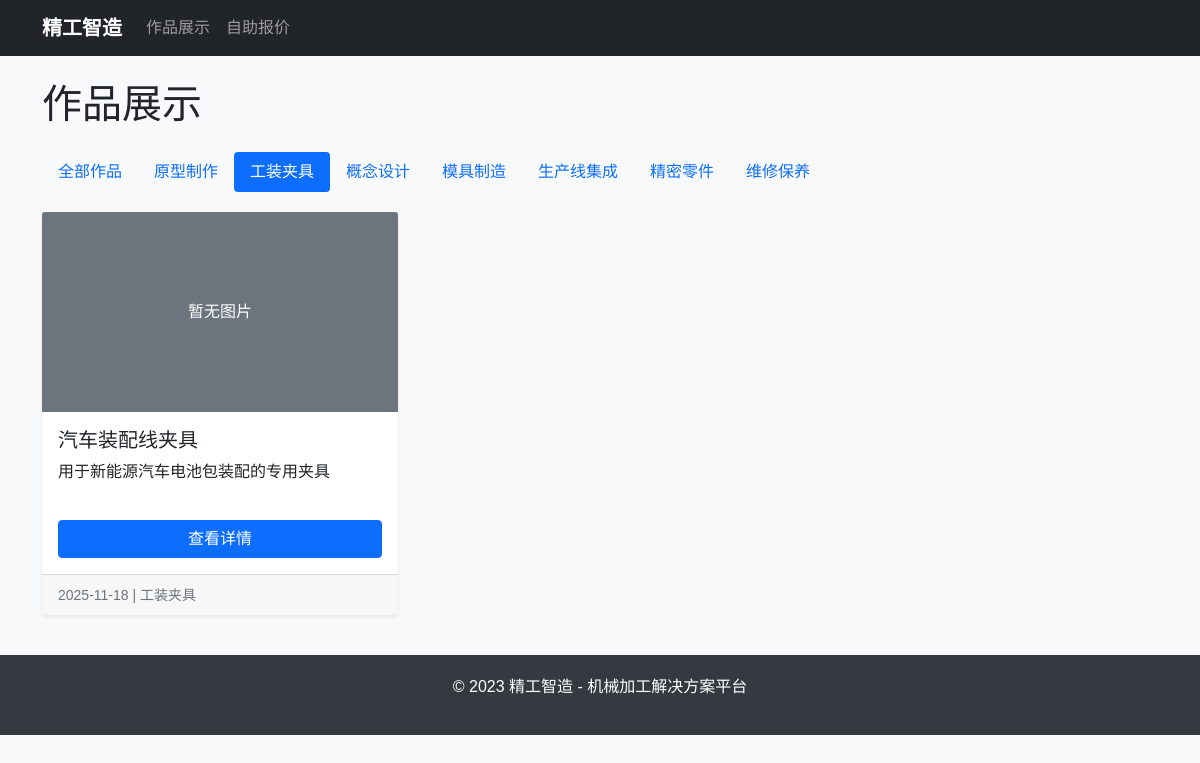
The app's page /gallery/category/fixture/ with its own data.
### gallery/models.py (models this page shows, shortened)
class Category(models.Model):
    name = models.CharField(max_length=100, unique=True, verbose_name='分类名称')
    slug = models.SlugField(max_length=100, blank=True, verbose_name='URL标识')
    description = models.TextField(blank=True, verbose_name='分类描述')
    created_at = models.DateTimeField(auto_now_add=True, verbose_name='创建时间')
    class Meta:
        verbose_name = '作品分类'
        verbose_name_plural = '作品分类'
        ordering = ['name']

class Work(models.Model):
    WORK_CATEGORIES = [
        ('precise_part', '精密零件'),
        ('fixture', '工装夹具'),
        ('production_line', '生产线集成'),
        ('concept_design', '概念设计'),
    ]
    title = models.CharField(max_length=200, verbose_name='作品标题')
    description = models.TextField(verbose_name='作品描述')
    category = models.ForeignKey(Category, on_delete=models.CASCADE, verbose_name='分类')
    image = models.ImageField(upload_to='works/images/', blank=True, verbose_name='展示图片')
    project_background = models.TextField(verbose_name='项目背景')
    model_file = models.FileField(upload_to='works/models/', blank=True, verbose_name='3D模型文件')
    process_difficulties = models.TextField(verbose_name='加工难点与解决方案')
    equipment_used = models.TextField(verbose_name='使用设备')
    materials = models.TextField(verbose_name='材料')
    process_techniques = models.TextField(verbose_name='工艺')
    project_duration = models.CharField(max_length=100, verbose_name='项目周期')
    video_url = models.URLField(blank=True, verbose_name='视频链接')
    is_featured = models.BooleanField(default=False, verbose_name='推荐作品')
    created_at = models.DateTimeField(auto_now_add=True, verbose_name='创建时间')
    updated_at = models.DateTimeField(auto_now=True, verbose_name='更新时间')
    class Meta:
        verbose_name = '作品'
        verbose_name_plural = '作品'
        ordering = ['-created_at']

### gallery/views.py (the view)
# urls.py: path('', views.work_list, name='work_list'),
def work_list(request, category_slug=None):
    category = None
    works = Work.objects.all()
    categories = Category.objects.all()
    if category_slug:
        category = get_object_or_404(Category, slug=category_slug)
        works = works.filter(category=category)
    paginator = Paginator(works, 9)  # 每页显示9个作品
    page_number = request.GET.get('page')
    page_obj = paginator.get_page(page_number)
    context = {
        'page_obj': page_obj,
        'categories': categories,
        'current_category': category,
    }
    return render(request, 'gallery/work_list.html', context)

### templates/gallery/work_list.html (shortened to what this page needs)
{% extends 'base.html' %}
{% block content %}
<div class="row">
    <div class="col-12">
        <h1 class="mb-4">作品展示</h1>
    </div>
</div>
<div class="row category-nav">
    <div class="col-12">
        <ul class="nav nav-pills">
            <li class="nav-item">
                <a class="nav-link {% if not current_category %}active{% endif %}" href="{% url 'gallery:work_list' %}">全部作品</a>
            </li>
            {% for category in categories %}
            {% if category.slug %}
            <li class="nav-item">
                <a class="nav-link {% if current_category and current_category.id == category.id %}active{% endif %}"
                   href="{% url 'gallery:work_list_by_category' category.slug %}">
                    {{ category.name }}
                </a>
            </li>
            {% endif %}
            {% endfor %}
        </ul>
    </div>
</div>
<div class="row">
    {% for work in page_obj %}
    <div class="col-md-4 col-sm-6">
        <div class="card h-100">
            {% if work.image %}
            <img src="{{ work.image.url }}" class="card-img-top work-image" alt="{{ work.title }}">
            {% else %}
            <div class="card-img-top work-image bg-secondary d-flex align-items-center justify-content-center text-white">
                暂无图片
            </div>
            {% endif %}
            <div class="card-body d-flex flex-column">
                <h5 class="card-title">{{ work.title }}</h5>
                <p class="card-text flex-grow-1">{{ work.description|truncatewords:20 }}</p>
                <a href="{% url 'gallery:work_detail' work.id %}" class="btn btn-primary mt-auto">查看详情</a>
            </div>
            <div class="card-footer">
                <small class="text-muted">{{ work.created_at|date:"Y-m-d" }} | {{ work.category.name }}</small>
            </div>
        </div>
    </div>
    {% empty %}
    <div class="col-12">
        <div class="alert alert-info">
            暂无作品展示。
        </div>
    </div>
    {% endfor %}
</div>
{% endblock %}

### templates/base.html (style rules this page uses)
body { font-family: 'Microsoft YaHei', sans-serif; background-color: #f8f9fa; }
.card { margin-bottom: 20px; border: none; box-shadow: 0 0.125rem 0.25rem rgba(0, 0, 0, 0.075); transition: box-shadow 0.3s ease-in-out; }
.work-image { height: 200px; object-fit: cover; }
.category-nav { margin-bottom: 20px; }

### records on screen
Category: name "原型制作"
Category: name "工装夹具"
Category: name "概念设计"
Category: name "模具制造"
Category: name "生产线集成"
Category: name "精密零件"
Category: name "维修保养"
Work: image "暂无图片", title "汽车装配线夹具", description "用于新能源汽车电池包装配的专用夹具", created_at "2025-11-18", category.name "工装夹具"
